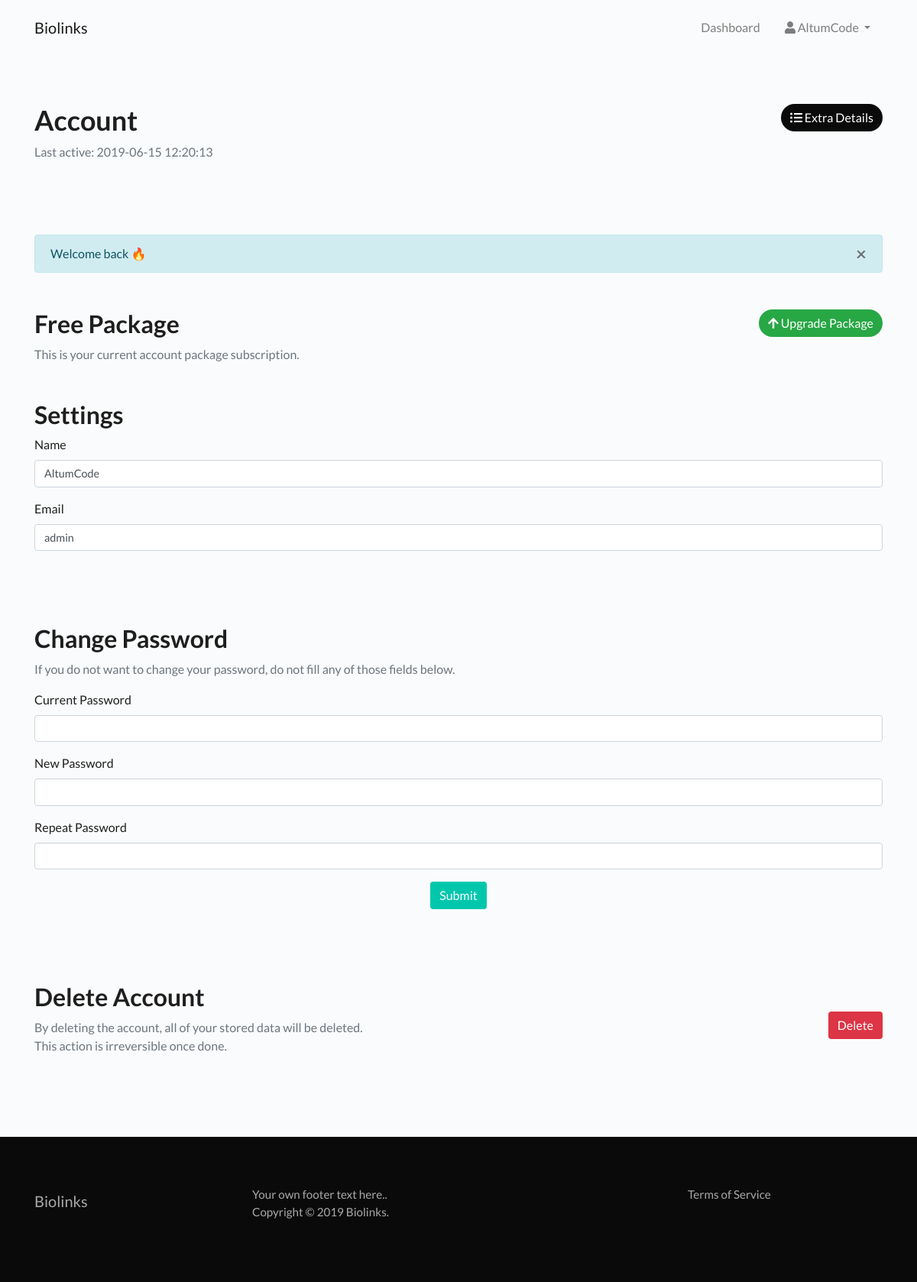
/account (signed in), run on the app's committed database.
### tables this page shows
CREATE TABLE `users` (
  `user_id` int(11) NOT NULL AUTO_INCREMENT,
  `email` varchar(128) NOT NULL,
  `password` varchar(128) NOT NULL,
  `name` varchar(32) NOT NULL,
  `token_code` varchar(32) DEFAULT NULL,
  `email_activation_code` varchar(32) DEFAULT NULL,
  `lost_password_code` varchar(32) DEFAULT NULL,
  `facebook_id` bigint(20) DEFAULT NULL,
  `instagram_id` bigint(20) DEFAULT NULL,
  `type` int(11) NOT NULL DEFAULT '0',
  `active` int(11) NOT NULL DEFAULT '0',
  `package_id` varchar(16) NOT NULL DEFAULT '',
  `package_expiration_date` datetime DEFAULT NULL,
  `package_settings` text,
  `package_trial_done` tinyint(4) DEFAULT '0',
  `payment_subscription_id` varchar(64) DEFAULT NULL,
  `date` datetime DEFAULT NULL,
  `ip` varchar(64) DEFAULT NULL,
  `last_activity` datetime DEFAULT NULL,
  `last_user_agent` text,
  `total_logins` int(11) DEFAULT '0',
  PRIMARY KEY (`user_id`),
  KEY `package_id` (`package_id`)
);

CREATE TABLE `pages` (
  `page_id` int(11) NOT NULL AUTO_INCREMENT,
  `title` varchar(32) NOT NULL,
  `url` varchar(128) NOT NULL,
  `description` text NOT NULL,
  `type` enum('INTERNAL','EXTERNAL') DEFAULT NULL,
  `position` int(11) NOT NULL,
  PRIMARY KEY (`page_id`)
);

### app/core/View.php (called while the page is built, shortened)
<?php
class View {
    public $view_path;
    public function __construct($view, Array $params = []) {
        $this->view_path = THEME_PATH . 'views/' . $view . '.php';
    }
    public function run($data = []) {
        $data = (object) $data;
        require $this->view_path;
        return ob_get_clean();
    }
}

### app/controllers/Account.php (called while the page is built, shortened)
<?php
class Account extends Controller {
    public function index() {
        $view = new \Altum\Views\View('account/index', (array) $this);
        $this->addViewContent('content', $view->run());
    }
}

### app/core/App.php (called while the page is built, shortened)
<?php
class App {
    public function __construct() {
        $this->database = Database\Database::initialize();
        $controller = Router::get_controller(Router::$controller, Router::$path);
        $method = Router::parse_method($controller);
        $params = Router::getParams();
        $settings = (new Settings())->get();
        $language = Language::get();
        date_default_timezone_set($settings->time_zone);
        if(Authentication::check()) {
            $user = (new User())->get(Authentication::$user_id);
            $user->package_is_expired = false;
            $user->package = (new Package(['settings' => $settings]))->getPackageById($user->package_id);
            Authentication::$user = $user;
        }
        $controller->addParams([
            'database'  => $this->database,
            'params'    => $params,
            'settings'  => $settings,
            'language'  => $language,
            'user'      => Authentication::$user
        ]);
        call_user_func_array([ $controller, $method ], []);
        $controller->run();
    }
}

### index.php (called while the page is built, shortened)
<?php
$App = new Altum\App();

### app/helpers/links.php (called while the page is built, shortened)
<?php
function url($append = '') {
    return SITE_URL . $append;
}

### app/core/Database.php (called while the page is built, shortened)
<?php
class Database {
    public static $database;
    public static function initialize() {
        self::$database = new \mysqli(
            DATABASE_SERVER,
            DATABASE_USERNAME,
            DATABASE_PASSWORD,
            DATABASE_NAME
        );
        self::$database->set_charset('utf8mb4');
        return self::$database;
    }
    public static function get($what, $from, Array $conditions = [], $order = false, $clean = true) {
        $what = ($what == '*') ? '*' : '`' . implode('`, `', $what) . '`';
        $from = '`' . $from . '`';
        $where = [];
        foreach($conditions as $key => $value) {
            $value = ($clean) ? self::clean_string($value) : $value;
            $where[] = '`' . $key . '` = \'' . $value . '\'';
        }
        $where = implode(' AND ', $where);
        $order_by = ($order) ? 'ORDER BY ' . $order : null;
        $result = self::$database->query("SELECT {$what} FROM {$from} WHERE {$where} {$order_by}");
        return ($result->num_rows) ? $result->fetch_object() : false;
    }
    public static function simple_get($raw_what, $from, Array $conditions, $clean = true) {
        $what = '`' . $raw_what . '`';
        $from = '`' . $from . '`';
        $where = [];
        foreach($conditions as $key => $value) {
            $value = ($clean) ? self::clean_string($value) : $value;
            $where[] = '`' . $key . '` = \'' . $value . '\'';
        }
        $where = implode(' AND ', $where);
        $result = self::$database->query("SELECT {$what} FROM {$from} WHERE {$where}");
        $data = $result->fetch_object();
        return ($result->num_rows) ? $data->{$raw_what} : false;
    }
    public static function clean_string($data) {
        return self::$database->escape_string(filter_var($data, FILTER_SANITIZE_STRING));
    }
}

### app/middlewares/Authentication.php (called while the page is built, shortened)
<?php
class Authentication extends Middleware {
    public static $is_logged_in = null;
    public static $user_id = null;
    public static function check() {
        if(self::$is_logged_in) {
            return self::$user_id;
        }
        if(isset($_COOKIE['email']) && isset($_COOKIE['token_code']) && strlen($_COOKIE['token_code']) > 0 && $user_id = Database::simple_get('user_id', 'users', ['email' => $_COOKIE['email'], 'token_code' => $_COOKIE['token_code']])) {
            self::$is_logged_in = true;
            self::$user_id = $user_id;
            return true;
        }
        if(isset($_SESSION['user_id']) && !empty($_SESSION['user_id']) && $user_id = Database::simple_get('user_id', 'users', ['user_id' => $_SESSION['user_id']])) {
            self::$is_logged_in = true;
            self::$user_id = $user_id;
            return true;
        }
        return false;
    }
}

### app/models/User.php (called while the page is built, shortened)
<?php
class User extends Model {
    public function get($user_id) {
        $data = Database::get('*', 'users', ['user_id' => $user_id]);
        if($data) {
            $data->package_settings = json_decode($data->package_settings);
        }
        return $data;
    }
}

### app/models/Settings.php (called while the page is built, shortened)
<?php
class Settings extends Model {
    public function get() {
        $result = Database::$database->query("SELECT * FROM `settings`");
        $data = new \StdClass();
        while($row = $result->fetch_object()) {
            $value = json_decode($row->value);
            $data->{$row->key} = is_null($value) ? $row->value : $value;
        }
        return $data;
    }
}

### app/middlewares/Csrf.php (called while the page is built, shortened)
<?php
class Csrf extends Middleware {
    public static function get($name = 'token') {
        return $_SESSION[$name] ?? false;
    }
    public static function getUrlQuery($name = 'token') {
        return '&token=' . self::get($name);
    }
}

### app/models/Page.php (called while the page is built, shortened)
<?php
class Page extends Model {
    public function getPages($position) {
        $result = Database::$database->query("SELECT `url`, `title`, `type` FROM `pages` WHERE `position` = '{$position}'");
        $data = [];
        while($row = $result->fetch_object()) {
            if($row->type == 'INTERNAL') {
                $row->target = '_self';
                $row->url = url('page/' . $row->url);
            } else {
                $row->target = '_blank';
            }
            $data[] = $row;
        }
        return $data;
    }
}

### themes/altum/views/account/index.php (the view, shortened to what this page needs)
<header class="header">
    <div class="container">
        <div class="d-flex justify-content-between">
            <h1><?= $this->language->account->header->header ?></h1>
            <div>
                <a href="<?= url('account-details') ?>" class="btn btn-default rounded-pill"><i class="fa fa-list-ul"></i> <?= $this->language->account_details->menu ?></a>
            </div>
        </div>
        <p class="text-muted"><?= sprintf($this->language->account->header->last_activity, $this->user->last_activity) ?></p>
    </div>
</header>
<section class="container">
    <div class="margin-top-3 d-flex justify-content-between">
        <h2><?= sprintf($this->language->account->package->header, $this->user->package->name) ?></h2>
        <div>
            <?php if($this->user->package_id == 'free'): ?>
                <a href="<?= url('package/upgrade') ?>" class="btn btn-success rounded-pill"><i class="fa fa-arrow-up"></i> <?= $this->language->account->package->upgrade_package ?></a>
            <?php elseif($this->user->package_id == 'trial'): ?>
                <a href="<?= url('package/renew') ?>" class="btn btn-success rounded-pill"><i class="fa fa-sync-alt"></i> <?= $this->language->account->package->renew_package ?></a>
            <?php else: ?>
                <a href="<?= url('package/renew') ?>" class="btn btn-success rounded-pill"><i class="fa fa-sync-alt"></i> <?= $this->language->account->package->renew_package ?></a>
            <?php endif ?>
        </div>
    </div>
    <span class="text-muted"><?= $this->language->account->package->subheader ?></span>
    <form action="" method="post" role="form" class="margin-top-3">
        <h2><?= $this->language->account->settings->header ?></h2>
        <div class="form-group">
            <label for="name"><?= $this->language->account->settings->name ?></label>
            <input type="text" id="name" name="name" class="form-control" value="<?= $this->user->name ?>" />
        </div>
        <div class="form-group">
            <label for="email"><?= $this->language->account->settings->email ?></label>
            <input type="text" id="email" name="email" class="form-control" value="<?= $this->user->email ?>" />
        </div>
        <h2><?= $this->language->account->change_password->header ?></h2>
        <p class="text-muted"><?= $this->language->account->change_password->subheader ?></p>
        <div>
            <div class="form-group">
                <label for="old_password"><?= $this->language->account->change_password->current_password ?></label>
                <input type="password" id="old_password" name="old_password" class="form-control" />
            </div>
            <div class="form-group">
                <label for="new_password"><?= $this->language->account->change_password->new_password ?></label>
                <input type="password" id="new_password" name="new_password" class="form-control" />
            </div>
            <div class="form-group">
                <label for="repeat_password"><?= $this->language->account->change_password->repeat_password ?></label>
                <input type="password" id="repeat_password" name="repeat_password" class="form-control" />
            </div>
            <div class="form-group text-center mt-3">
                <button type="submit" name="submit" class="btn btn-primary"><?= $this->language->global->submit ?></button>
            </div>
        </div>
    </form>
    <div class="margin-top-6 d-flex justify-content-between align-items-center">
        <div>
            <h2><?= $this->language->account->delete->header ?></h2>
            <p class="text-muted"><?= $this->language->account->delete->subheader ?></p>
        </div>
        <a href="<?= url('account/delete' . \Altum\Middlewares\Csrf::getUrlQuery()) ?>" class="btn btn-danger" data-confirm="<?= $this->language->global->info_message->confirm_delete ?>"><?= $this->language->global->delete ?></a>
    </div>
</section>

### themes/altum/views/partials/menu.php (shortened to what this page needs)
<nav class="navbar navbar-main <?= \Altum\Routing\Router::$controller_settings['menu_no_margin'] ? null : 'margin-bottom-6'?> navbar-expand-lg navbar-light <?= \Altum\Routing\Router::$controller_key == 'index' ? 'navbar-absolute navbar-dark' : null ?>">
    <div class="container">
        <a class="navbar-brand" href="<?= url() ?>">
            <?php if($this->settings->logo != ''): ?>
                <img src="<?= url(UPLOADS_URL_PATH . 'logo/' . $this->settings->logo) ?>" class="img-fluid navbar-logo" alt="<?= $this->language->global->accessibility->logo_alt ?>" />
            <?php else: ?>
                <?= $this->settings->title ?>
            <?php endif ?>
        </a>
        <div class="collapse navbar-collapse justify-content-end" id="main_navbar">
            <ul class="navbar-nav">
                <?php if(\Altum\Middlewares\Authentication::check()): ?>
                    <li class="nav-item"><a class="nav-link" href="<?= url('dashboard') ?>"> <?= $this->language->dashboard->menu ?></a></li>
                    <li class="dropdown">
                        <a class="nav-link dropdown-toggle" data-toggle="dropdown" href="#" aria-haspopup="true" aria-expanded="false"><i class="fa fa-user"></i> <?= $this->user->name ?> <span class="caret"></span></a>
                    </li>
                <?php endif ?>
            </ul>
        </div>
    </div>
</nav>

### themes/altum/views/partials/footer.php (shortened to what this page needs)
<footer class="footer <?= \Altum\Routing\Router::$controller_key == 'index' ? 'm-0' : null ?>">
    <div class="container">
        <div class="row">
            <div class="row col">
                <div class="col-md-4">
                    <a class="navbar-brand" href="<?= url() ?>">
                        <?php if($this->settings->logo != ''): ?>
                            <img src="<?= url(UPLOADS_URL_PATH . 'logo/' . $this->settings->logo) ?>" class="footer-logo" alt="<?= $this->language->global->accessibility->logo_alt ?>" />
                        <?php else: ?>
                            <?= $this->settings->title ?>
                        <?php endif ?>
                    </a>
                </div>
                <div class="col-md-8 mt-3 mt-md-0">
                    <div>
                        <div><?= $this->language->global->footer->description ?></div>
                        <div><?= 'Copyright &copy; ' . date('Y') . ' ' . $this->settings->title . '.' ?></div>
                    </div>
                </div>
            </div>
            <div class="col-12 col-sm-3 mt-3 mt-md-0">
                <?php foreach($data->pages as $data): ?>
                   <a href="<?= $data->url ?>" target="<?= $data->target ?>"><?= $data->title ?></a><br />
                <?php endforeach ?>
            </div>
        </div>
    </div>
</footer>

### themes/altum/assets/css/custom.css (style rules this page uses)
:root { --primary-background-color: #fafbfc; --primary-color: #00c7ac; --primary-color-hover: #00ba9f; --secondary-color: #00c7ac; --secondary-color-hover: #00ba9f; --dark-background-color: #0a0a0a; --altumcode-color: #1ab98c; }
body { background: var(--primary-background-color); font-family: 'Lato', sans-serif; color: #1e1e1e; }
a { color: #1e1e1e; transition: color 0.3s ease-in-out; }
.form-control { font-size: 0.9rem; }
.footer { padding: 4rem 0; margin: 6em 0 0 0; font-size: 0.95rem; background: var(--dark-background-color); }
.footer { color: rgba(255, 255, 255, 0.65); }
.footer a:not(.dropdown-item), .footer a:hover:not(.dropdown-item) { color: rgba(255, 255, 255, 0.65); }
.navbar-main { min-height: 0 !important; z-index: 1; background: transparent; }
.navbar-main .navbar-nav > li > a { padding: 1rem !important; }
.btn { border: 0; transition: all 0.3s !important; }
.btn-default { color: #fff; background: var(--dark-background-color); }
.btn-primary { background: var(--primary-color); color: white; }
.header { padding: 4rem 0; margin-bottom: 1rem; }
.margin-top-6 { margin-top: 6rem; }
.margin-top-3 { margin-top: 3rem; }
.h1, .h2, .h3, .h4, .h5, .h6, h1, h2, h3, h4, h5, h6 { font-weight: 600; }
h1, .h1 { font-size: 2.25rem; }

### data on the page
users: name "AltumCode", last_activity "Last active: 2019-06-15 12:20:13", email "admin"
pages: title "Terms of Service"

### other printed values
$this->settings->title "Biolinks"
$this->language->dashboard->menu "Dashboard"
$this->language->account->header->header "Account"
$this->language->account_details->menu "Extra Details"
$message "Welcome back 🔥"
$this->language->account->package->upgrade_package "Upgrade Package"
$this->language->account->package->subheader "This is your current account package subscription."
$this->language->account->settings->header "Settings"
$this->language->account->settings->name "Name"
$this->language->account->settings->email "Email"
$this->language->account->change_password->header "Change Password"
$this->language->account->change_password->subheader "If you do not want to change your password, do not fill any of those fields below."
$this->language->account->change_password->current_password "Current Password"
$this->language->account->change_password->new_password "New Password"
$this->language->account->change_password->repeat_password "Repeat Password"
